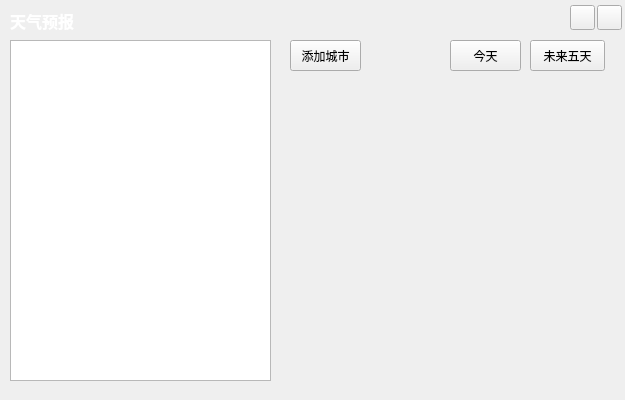
<?xml version="1.0" encoding="UTF-8"?>
<ui version="4.0">
 <class>WeatherApplication</class>
 <widget class="QWidget" name="WeatherApplication">
  <property name="geometry">
   <rect>
    <x>0</x>
    <y>0</y>
    <width>625</width>
    <height>400</height>
   </rect>
  </property>
  <property name="windowTitle">
   <string>WeatherApplication</string>
  </property>
  <property name="styleSheet">
   <string notr="true"/>
  </property>
  <widget class="QLabel" name="background">
   <property name="geometry">
    <rect>
     <x>0</x>
     <y>0</y>
     <width>625</width>
     <height>400</height>
    </rect>
   </property>
   <property name="styleSheet">
    <string notr="true"/>
   </property>
  </widget>
  <widget class="QStackedWidget" name="stackedWidget">
   <property name="geometry">
    <rect>
     <x>290</x>
     <y>70</y>
     <width>321</width>
     <height>311</height>
    </rect>
   </property>
  </widget>
  <widget class="WeatherAddItemTableWidget" name="addItemTableWidget">
   <property name="geometry">
    <rect>
     <x>10</x>
     <y>40</y>
     <width>261</width>
     <height>341</height>
    </rect>
   </property>
  </widget>
  <widget class="QPushButton" name="todayButton">
   <property name="geometry">
    <rect>
     <x>450</x>
     <y>40</y>
     <width>71</width>
     <height>31</height>
    </rect>
   </property>
   <property name="text">
    <string>今天</string>
   </property>
  </widget>
  <widget class="QPushButton" name="futureButton">
   <property name="geometry">
    <rect>
     <x>530</x>
     <y>40</y>
     <width>75</width>
     <height>31</height>
    </rect>
   </property>
   <property name="text">
    <string>未来五天</string>
   </property>
  </widget>
  <widget class="QLabel" name="windowTitle">
   <property name="geometry">
    <rect>
     <x>10</x>
     <y>8</y>
     <width>81</width>
     <height>25</height>
    </rect>
   </property>
   <property name="styleSheet">
    <string notr="true">font-size:16px;color:#FFFFFF;font-weight:bold</string>
   </property>
   <property name="text">
    <string>天气预报</string>
   </property>
  </widget>
  <widget class="QLabel" name="windowIcon">
   <property name="geometry">
    <rect>
     <x>90</x>
     <y>2</y>
     <width>35</width>
     <height>35</height>
    </rect>
   </property>
   <property name="styleSheet">
    <string notr="true">border-image: url(:/image/appIcon);</string>
   </property>
  </widget>
  <widget class="QToolButton" name="windowClose">
   <property name="geometry">
    <rect>
     <x>597</x>
     <y>5</y>
     <width>25</width>
     <height>25</height>
    </rect>
   </property>
  </widget>
  <widget class="QToolButton" name="minimization">
   <property name="geometry">
    <rect>
     <x>570</x>
     <y>5</y>
     <width>25</width>
     <height>25</height>
    </rect>
   </property>
  </widget>
  <widget class="QPushButton" name="addCityButton">
   <property name="geometry">
    <rect>
     <x>290</x>
     <y>40</y>
     <width>71</width>
     <height>31</height>
    </rect>
   </property>
   <property name="text">
    <string>添加城市</string>
   </property>
  </widget>
 </widget>
 <layoutdefault spacing="6" margin="11"/>
 <customwidgets>
  <customwidget>
   <class>WeatherAddItemTableWidget</class>
   <extends>QListView</extends>
   <header>weatheradditemtablewidget.h</header>
  </customwidget>
 </customwidgets>
 <resources/>
 <connections/>
</ui>
